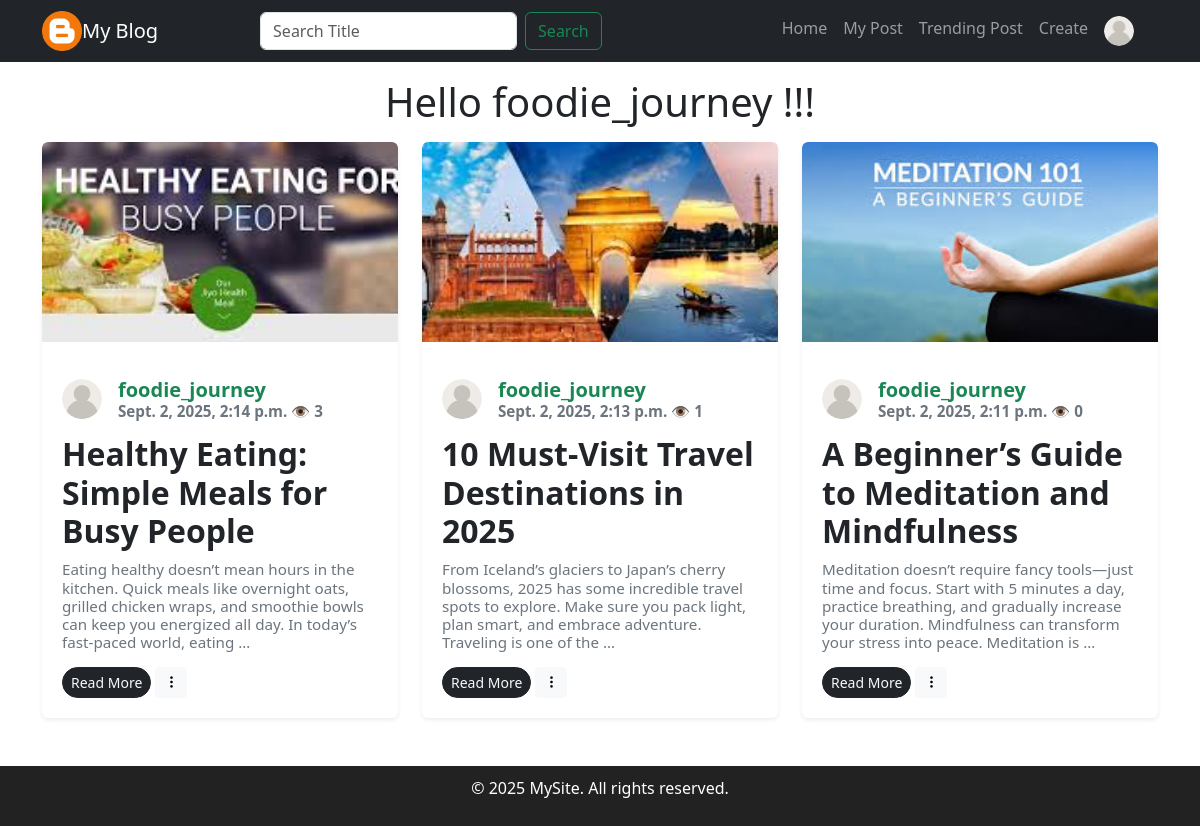
The page /mypost/ (signed in) on the database as committed earlier.
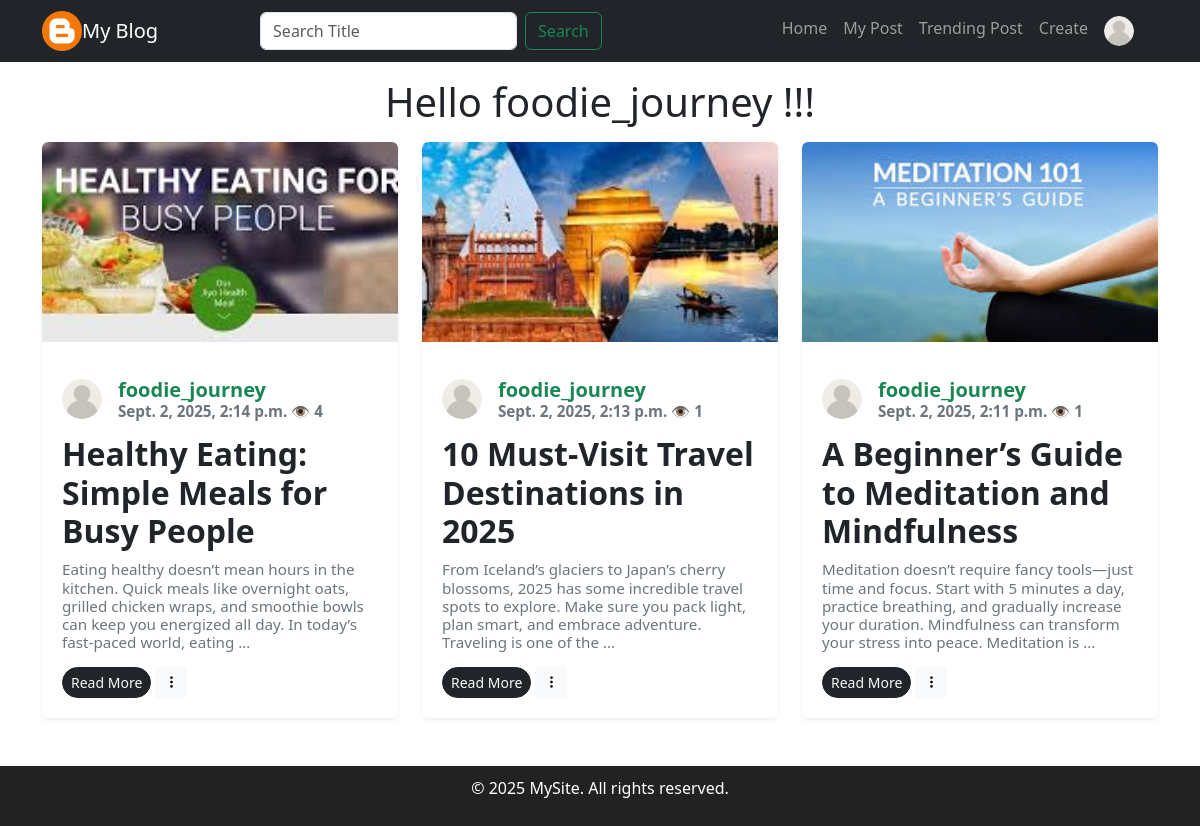
The same page on the database as committed later.
### blog/models.py (models this page shows, shortened)
class Post(models.Model):
    title = models.CharField(max_length=100)
    content = models.TextField(null=True)
    created_at = models.DateTimeField(auto_now_add=True)
    file = models.ImageField(upload_to='blog_images/', blank=True, null=True, default='blog_images/default.jpg')
    author = models.ForeignKey(User, on_delete=models.CASCADE, related_name="posts")
    file_url = models.URLField(blank=True, null=True)
    views = models.PositiveIntegerField(default=0)
    @property
    def file_url(self):
        if self.file:                 # Safe: False when there is no file
            try:
                return self.file.url  # Works only if a file exists
            except ValueError:
                pass                  # In case a weird empty value slipped in
        return static('blog/assets/default.jpg')

### user/models.py (models this page shows, shortened)
class Profile(models.Model):
    user = models.OneToOneField(User, on_delete=models.CASCADE)
    bio = models.TextField(blank=True, null=True, max_length=100)
    profile_pic = models.ImageField(upload_to='profile_pics/', blank=True, null=True, default='blog_images/user (1).png')

### user/views.py (the view)
# urls.py: path('mypost/', MyPosts, name='mypost'),
@login_required(login_url='/user/login')
def MyPosts(request):
    posts = Post.objects.filter(author = request.user).order_by('-created_at')
    return render(request, 'own_posts.html', {'posts': posts})

### blog/templates/own_posts.html (shortened to what this page needs)
{% extends 'oldbase.html' %}
{% load static %}
{% block content %}
<link href="https://cdn.jsdelivr.net/npm/bootstrap-icons/font/bootstrap-icons.css" rel="stylesheet">
<div class="container py-5">
  <h1 class="text-center mb-3">Hello {{ user.username }} !!! </h1>
  <div class="row g-4">
    {% for post in posts %}
      <div class="col-lg-4 col-md-6 col-sm-12">
        <div class="card blog-card h-100 shadow-sm rounded">
          <img src="{{ post.file_url }}" class="card-img-top" alt="{{ post.title }}">
          <div class="card-body">
            <div class="text-success small d-flex align-items-center">
              {% if post.author.profile.profile_pic %}
              <img src="{{ post.author.profile.profile_pic.url }}"
                    alt="Profile Picture"
                    class="rounded-circle me-3"
                    style="height: 40px; width: 40px; object-fit: cover;">
              {% else %}
              <img src="{% static 'blog/assets/user (1).png' %}"
                    alt="Profile Picture"
                    class="rounded-circle me-3"
                    style="height: 40px; width: 40px; object-fit: cover;">
              {% endif %}
                    <div>
                <h5 class="mt-3">
                  {{ post.author }}
                  <p>{{ post.created_at }} 👁️ {{ post.views }}</p>
                </h5>
              </div>
            </div>
            <h5 class="card-title h2">{{ post.title }}</h5>
            <p class="card-text h6">{{ post.content|truncatewords:30 }}</p>
            <a class="btn btn-dark text-light btn-sm rounded-pill" href="{% url 'detail_view' post.id %}">Read More</a>
            <div class="dropdown d-inline">
            <button class="btn btn-light btn-sm" type="button" data-bs-toggle="dropdown" aria-expanded="false">
              <i class="bi bi-three-dots-vertical rounded-3"></i>
            </button>
          </div>
          </div>
        </div>
      </div>
      {% empty %}
      <p class="text-center">You don't have any post</p>
      <div class="text-center">
        <a href="{% url 'create_post' %}" class="btn btn-primary" style="width: auto;">Create a New Post</a>
      </div>
    {% endfor %}
  </div>
</div>
{% endblock %}

Rows that differ between the two databases and show on the page:
changed Post "Healthy Eating: Simple Meals for Busy People": views "3" → "4"
changed Post "A Beginner’s Guide to Meditation and Mindfulness": views "0" → "1"
